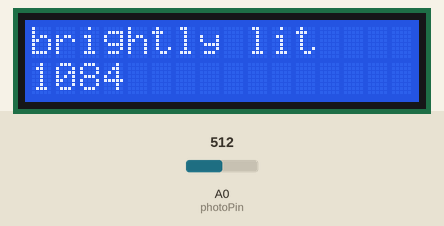
Simulated run of this sketch. Board: Arduino Uno, built with avr-gcc and run on an emulated ATmega328P. Parts: 16×2 character LCD. The test bench sets the inputs (shaded band); at power-on: A0 (photoPin) = 512. What the sketch prints to the serial monitor is not drawn.

Above: at 1.2 s.
1.3 s: A0 (photoPin) set to 160
At 2.0 s:
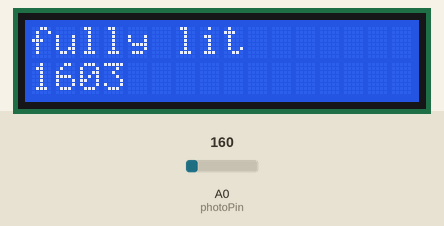
4.4 s: A0 (photoPin) set to 122
At 5.1 s:
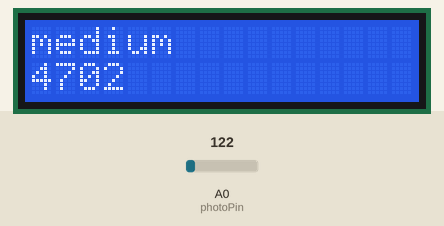
7.5 s: A0 (photoPin) set to 74
9.3 s: A0 (photoPin) set to 63
At 9.7 s:
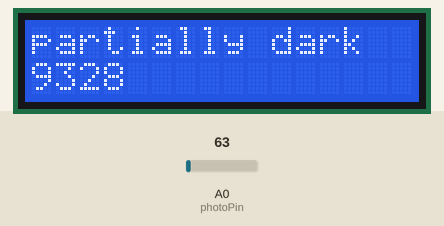
12.4 s: A0 (photoPin) set to 40
At 12.8 s:
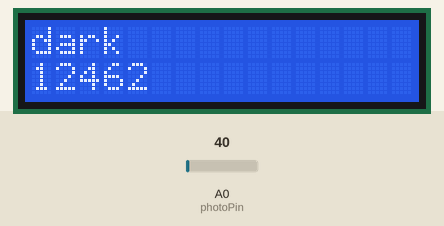
Timing chart, 0 to 15.4 s (numbered marks = the images above; inputs shaded):
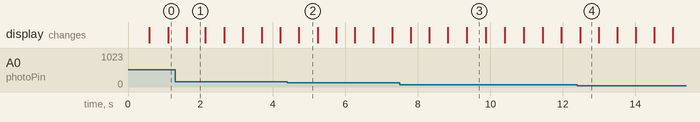

The sketch:

jkang87Lab4.ino
```cpp
//Name: Jonathan Kang
//UIN: 677480333
//NetID: jkang87
//Lab 4, Analog Input: Photoresistor (LDR - Light Dependent Resistor)

// 10/3/24 1:10~ PM
// TA Mina

//Description:
//Using a 220 ohm resistor, a photoresistor is used
//to present the brightness of the area around it
//it presents the brightness text on the first row of the lcd screen
//the second row of the lcd screen tells the # of milliseconds
//since the start or reset of the Arduino.

//Assumption:
//keep the wiring from lab3
//only add new wiring for photoresistor
//keep parts of lab3 code, delete the old text, rewrite for new ones based on photoresistor

//References used:
//https://www.circuitbasics.com/how-to-use-photoresistors-to-detect-light-on-an-arduino/ how to use photoresistor

#include <LiquidCrystal_I2C.h> //use the library

LiquidCrystal_I2C lcd(0x27,16,2); //sets up the lcd

//photoresistor pin
//uses 220 ohm resistor
int photoPin = A0;

//for millis
unsigned long startTime;
unsigned long currentTime; //also used for the second row of lcd screen
const unsigned long delayTime = 500;

//all strings of light
String dark = "dark";
String semiDark = "partially dark";
String medium = "medium";
String light = "fully lit";
String bright = "brightly lit";

//sets up the lcd screen and serial monitor, makes sure that it correctly starts up
void setup() {
  Serial.begin(9600);
  lcd.init();
  lcd.clear();
  lcd.backlight();
  startTime = millis();
}

void loop() {
  currentTime = millis();
  //wait 500 milliseconds to loop all over again
  if(currentTime - startTime >= delayTime){
    lcd.clear();//clears up text from previous loop

    //for the photoresistor, reads the light amount
    int photoLight = analogRead(photoPin);
    Serial.println(photoLight);

    //prints second row, display milliseconds since Arduino's start/reset
    lcd.setCursor(0, 1);
    lcd.print(currentTime);

    //brings cursor to first row, telling brightness of area
    //those 5 if/else if statements determine the brightness text
    //based on the photoresistor's number
    //example of testing them, just put finger on photoresistor for dark, use lcd backlight for bright ones
    lcd.setCursor(0,0);
    if(photoLight < 50){
      lcd.print(dark);
    }
    else if(photoLight < 70){
      lcd.print(semiDark);
    }
    else if(photoLight < 125){
      lcd.print(medium);
    }
    else if(photoLight < 170){
      lcd.print(light);
    }
    else{
      lcd.print(bright);
    }

    startTime = millis();
  }
}
```

Measured:
- the behaviour switches between 70 and 69 on A0 (photoPin) (found by bisection; images 2 and 3)
- after the input at 1.3 s, the display: changes after 0.32 s (image 1)
- after the input at 4.4 s, the display: changes after 0.32 s (image 2)
- after the input at 9.3 s, the display: changes after 0.05 s (image 3)
- after the input at 12.4 s, the display: changes after 0.08 s (image 4)
- what the display in image 1 shows lasts 0.5 s, from 1.6 s to 2.1 s
